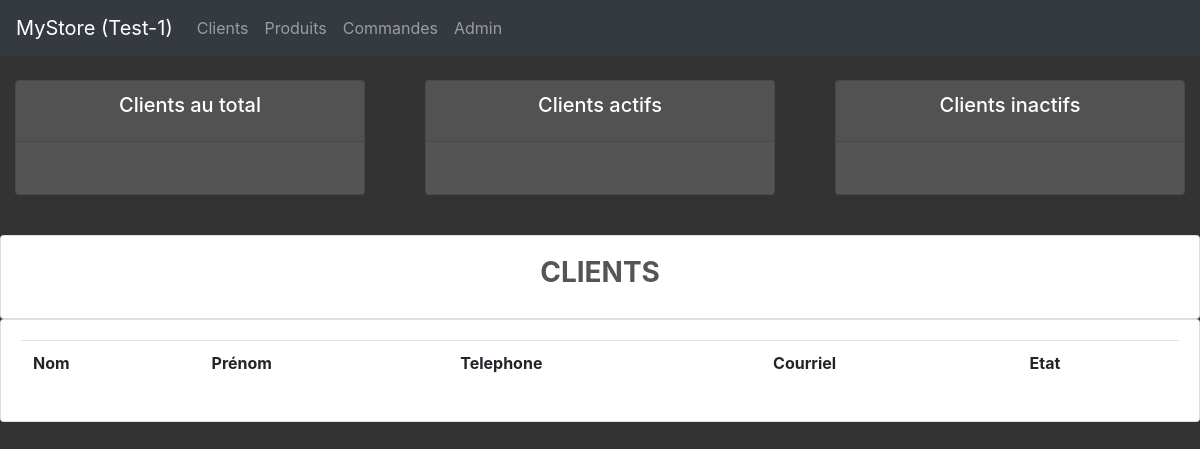
The app's page /customer/, older data.
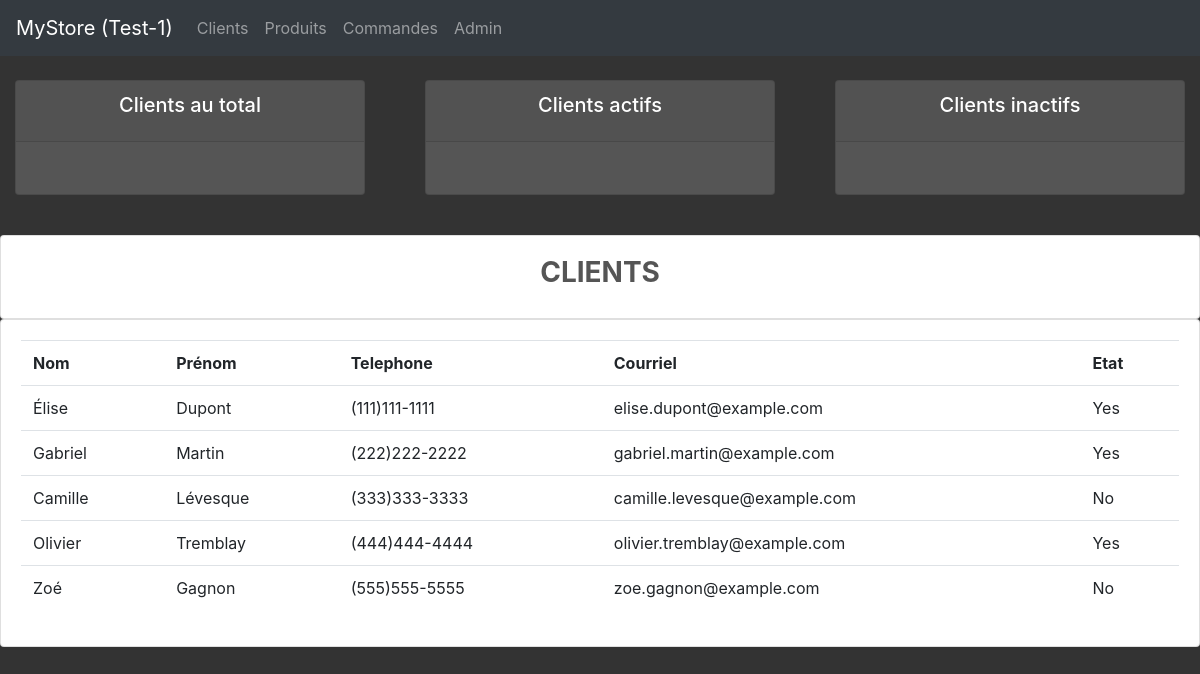
The same page, newer data.
### crm/models.py (models this page shows, shortened)
class Customer(models.Model):
    fname = models.CharField(max_length=30, null=True)
    lname = models.CharField(max_length=30, null=True)
    phone = models.CharField(max_length=15, null=True)
    email = models.EmailField(max_length=30, default="customer@.com")
    status = models.BooleanField(null=True)
    date_created = models.DateTimeField(auto_now_add=True, null=True)

### crm/views.py (the view)
# urls.py: path('customer/', views.customers, name='customer'),
def customers(request):
    customers = Customer.objects.all()
    return render(request, 'crm/customers.html', {'customer':customers})

### crm/templates/crm/customers.html (shortened to what this page needs)
{% extends 'crm/base.html' %}
{% block content %}
{% include 'crm/cust_summary.html' %}
<br>
<div class="row">
    <div class="col-md">
        <div class="card card-body">
            <h3>CLIENTS</h3>
        </div>
        <div class="card card-body">
             <table class="table">
                <tr>
                    <th>Nom</th>
                    <th>Prénom</th>
                    <th>Telephone</th>
                    <th>Courriel</th>
                    <th>Etat</th>
                </tr>
                {% for i in customer %}
                <tr>
                    <td>{{i.fname}}</td>
                    <td>{{i.lname}}</td>
                    <td>{{i.phone}}</td>
                    <td>{{i.email}}</td>
                    <td>{{i.status|yesno:"Yes,No"|title}}</td>
                </tr>
                {% endfor %}
            </table>
        </div>
    </div>
</div>
{% endblock %}

### crm/templates/crm/base.html (shortened to what this page needs)
{% load static %}
<!DOCTYPE html>
<html lang="en">
<head>
    <link rel="stylesheet" href="https://cdn.jsdelivr.net/npm/bootstrap@4.4.1/dist/css/bootstrap.min.css">
    <link rel="stylesheet" type="text/css" href="{% static '/crm/main.css' %}">
</head>
<body>
    {% include 'crm/navbar.html' %}
    {% block content %}
    {% endblock %}
</body>
</html>

### crm/templates/crm/navbar.html (shortened to what this page needs)
<nav class="navbar navbar-expand-lg navbar-dark bg-dark">
    <a class="navbar-brand" href="{% url 'home' %}">MyStore (Test-1)</a>
    <div class="collapse navbar-collapse" id="navbarNav">
      <ul class="navbar-nav">
        <li class="nav-item">
          <a class="nav-link" href="{% url 'customer' %}">Clients</a>
        </li>
        <li class="nav-item">
          <a class="nav-link" href="{% url 'product' %}">Produits</a>
        </li>
        <li class="nav-item">
          <a class="nav-link" href="{% url 'orders' %}">Commandes</a>
        </li>
        <li class="nav-item">
          <a class="nav-link" href="/admin/">Admin</a>
        </li>
      </ul>
    </div>
  </nav>

### crm/templates/crm/cust_summary.html (shortened to what this page needs)
<br>
<div class="row">
	<div class="col">
		<div class="col-md">
			<div class="card text-center text-white  mb-3" id="total-orders">
			  	<div class="card-header">
			  		<h5 class="card-title">Clients au total</h5>
			  	</div>
			  	<div class="card-body">
			  	</div>
			</div>
		</div>
	</div>
	<div class="col">
		<div class="col-md">
			<div class="card text-center text-white  mb-3" id="orders-delivered">
			  	<div class="card-header">
			  		<h5 class="card-title">Clients actifs</h5>
			  	</div>
			  	<div class="card-body">
			  	</div>
			</div>
		</div>
	</div>
	<div class="col">
		<div class="col-md">
			<div class="card text-center text-white  mb-3" id="orders-pending">
			  	<div class="card-header">
			  		<h5 class="card-title">Clients inactifs</h5>
			  	</div>
			  	<div class="card-body">
			  	</div>
			</div>
		</div>
	</div>
</div>

### crm/static/crm/main.css (style rules this page uses)
body { background-color: #333; color: #fff; }
#total-orders { background-color: #555; }
#orders-delivered { background-color: #555; }
#orders-pending { background-color: #555; }
h3 { color: #555; font-weight: bold; text-align: center; }

Row changes from the older to the newer data that the page shows:
added Customer: fname "Élise", lname "Dupont", phone "(111)111-1111", email "elise.dupont@example.com", status "Yes"
added Customer: fname "Gabriel", lname "Martin", phone "(222)222-2222", email "gabriel.martin@example.com", status "Yes"
added Customer: fname "Camille", lname "Lévesque", phone "(333)333-3333", email "camille.levesque@example.com", status "No"
added Customer: fname "Olivier", lname "Tremblay", phone "(444)444-4444", email "olivier.tremblay@example.com", status "Yes"
added Customer: fname "Zoé", lname "Gagnon", phone "(555)555-5555", email "zoe.gagnon@example.com", status "No"
